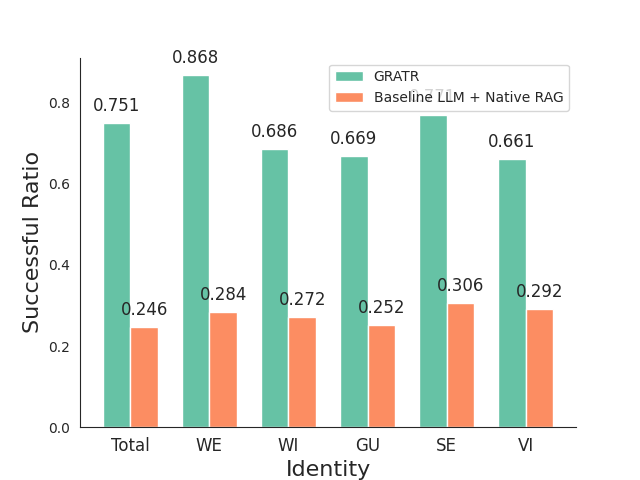

Python code for this plot:
import matplotlib.pyplot as plt
import numpy as np
import seaborn as sns

# 使用Seaborn设置颜色和样式，采用 Color Brewer 的 "Set2" 方案，颜色柔和且对比鲜明
sns.set_style('white')
palette = sns.color_palette("Set2", 2)  # Set2 是 Color Brewer 中的柔和配色方案

# 数据
categories = ['Total', 'WE', 'WI', 'GU', 'SE', 'VI']
GRATR = [0.751, 0.868, 0.686, 0.669, 0.771, 0.661]
Origin_Native_RAG = [0.246, 0.284, 0.272, 0.252, 0.306, 0.292]

# 设置柱状图的宽度和位置
bar_width = 0.35
index = np.arange(len(categories))

# 绘制分组柱状图，使用更柔和的 Set2 配色
bars1 = plt.bar(index, GRATR, bar_width, label='GRATR', color=palette[0])
bars2 = plt.bar(index + bar_width, Origin_Native_RAG, bar_width, label='Baseline LLM + Native RAG', color=palette[1])

# 在每个数据点上标注数值，并调整字体大小
def add_labels(bars):
    for bar in bars:
        height = bar.get_height()
        plt.text(
            bar.get_x() + bar.get_width() / 2.0,
            height + 0.02,
            f'{height:.3f}',
            ha='center',
            va='bottom',
            fontsize=12
        )

add_labels(bars1)
add_labels(bars2)

# 设置横纵坐标标签的字体大小
plt.xlabel('Identity', fontsize=16)
plt.ylabel('Successful Ratio', fontsize=16)

# 设置x轴类别标签
plt.xticks(index + bar_width / 2, categories, fontsize=12)

# 去掉图表边框以使图表更简洁
sns.despine()

# 添加图例
plt.legend()

# 保存图表为 PDF 文件
plt.savefig('successful_ratio_comparison_native_rag.pdf', format='pdf')

# 显示图表
plt.show()
